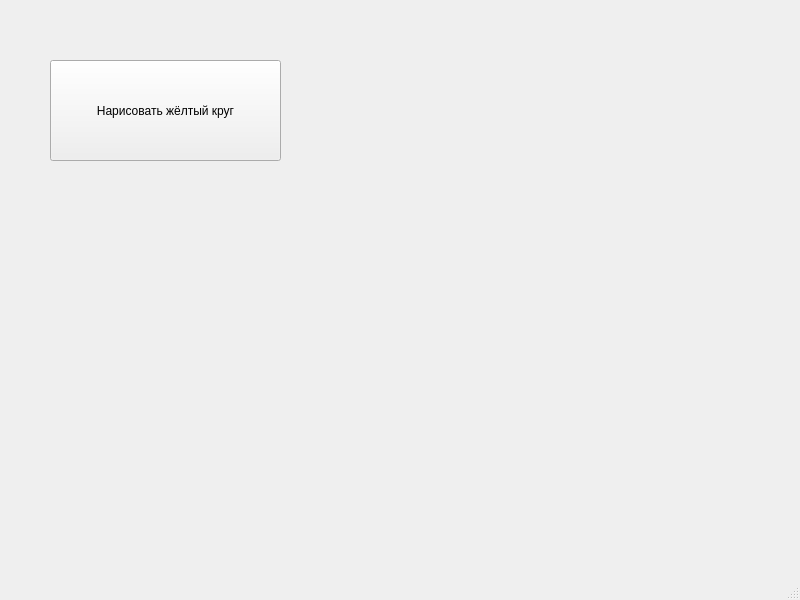
<?xml version="1.0" encoding="UTF-8"?>
<ui version="4.0">
 <class>MainWindow</class>
 <widget class="QMainWindow" name="MainWindow">
  <property name="geometry">
   <rect>
    <x>0</x>
    <y>0</y>
    <width>800</width>
    <height>600</height>
   </rect>
  </property>
  <property name="windowTitle">
   <string>MainWindow</string>
  </property>
  <widget class="QWidget" name="centralwidget">
   <widget class="QPushButton" name="pushButton">
    <property name="geometry">
     <rect>
      <x>50</x>
      <y>60</y>
      <width>231</width>
      <height>101</height>
     </rect>
    </property>
    <property name="styleSheet">
     <string notr="true">font: 75 14pt &quot;MS Shell Dlg 2&quot;;</string>
    </property>
    <property name="text">
     <string>Нарисовать жёлтый круг</string>
    </property>
   </widget>
  </widget>
  <widget class="QMenuBar" name="menubar">
   <property name="geometry">
    <rect>
     <x>0</x>
     <y>0</y>
     <width>800</width>
     <height>21</height>
    </rect>
   </property>
  </widget>
  <widget class="QStatusBar" name="statusbar"/>
 </widget>
 <resources/>
 <connections/>
</ui>
